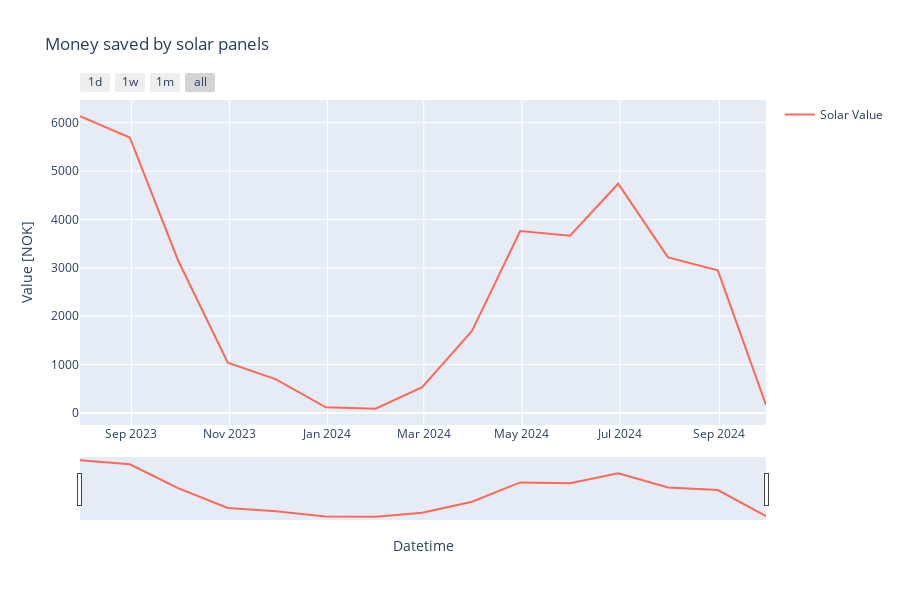

Write notebook code for a chart like this one.
### Code cell
# get main building data
main_df = pipe.get_data(BuilingIdsEnum.MAIN)
# cols: spot_price_nok, solar_consumption
# calculate the value of the solar energy
# plot the solar value
# aggregated by day
main_df["solar_value"] = main_df["solar_consumption"] * main_df["spot_price_nok"]
# set index
main_df.set_index("timestamp", inplace=True)
monthly_solar_money = main_df.resample("ME").sum()
monthly_solar_money.reset_index(inplace=True)

plot_cols =[
    ColumnParam("solar_value", "Solar Value"),
]
plot_energy_usage(monthly_solar_money, plot_cols,
                    titel="Money saved by solar panels",
                    yaxis_title="Value [NOK]",
                    tozeroy=False,
                    )
# print the avg money saved each month
print(f"average money saved by solar panels each month: {monthly_solar_money['solar_value'].mean():.2f} NOK")

# two desimals
print(f"total money saved by solar panels: {monthly_solar_money['solar_value'].sum():.2f} NOK")

### Figure 1 — Plotly figure (JSON) as saved in the notebook; plotly's stock layout.template omitted (floating-point values rounded to 4 significant figures)
{"data": [{"line": {"color": "rgba(255, 90, 71, 0.9)"}, "mode": "lines", "name": "Solar Value", "type": "scatter", "x": ["2023-07-31T00:00:00", "2023-08-31T00:00:00", "2023-09-30T00:00:00", "2023-10-31T00:00:00", "2023-11-30T00:00:00", "2023-12-31T00:00:00", "2024-01-31T00:00:00", "2024-02-29T00:00:00", "2024-03-31T00:00:00", "2024-04-30T00:00:00", "2024-05-31T00:00:00", "2024-06-30T00:00:00", "2024-07-31T00:00:00", "2024-08-31T00:00:00", "2024-09-30T00:00:00"], "y": [6132.0, 5693.0, 3156.0, 1040.0, 693.2, 116.2, 85.69, 530.7, 1692.0, 3758.0, 3664.0, 4737.0, 3214.0, 2946.0, 164.0]}], "layout": {"height": 600, "hovermode": "x unified", "showlegend": true, "title": {"text": "Money saved by solar panels"}, "xaxis": {"rangeselector": {"buttons": [{"count": 1, "label": "1d", "step": "day", "stepmode": "backward"}, {"count": 7, "label": "1w", "step": "day", "stepmode": "backward"}, {"count": 1, "label": "1m", "step": "month", "stepmode": "backward"}, {"step": "all"}]}, "rangeslider": {"visible": true}, "title": {"text": "Datetime"}, "type": "date"}, "yaxis": {"title": {"text": "Value [NOK]"}}}}
